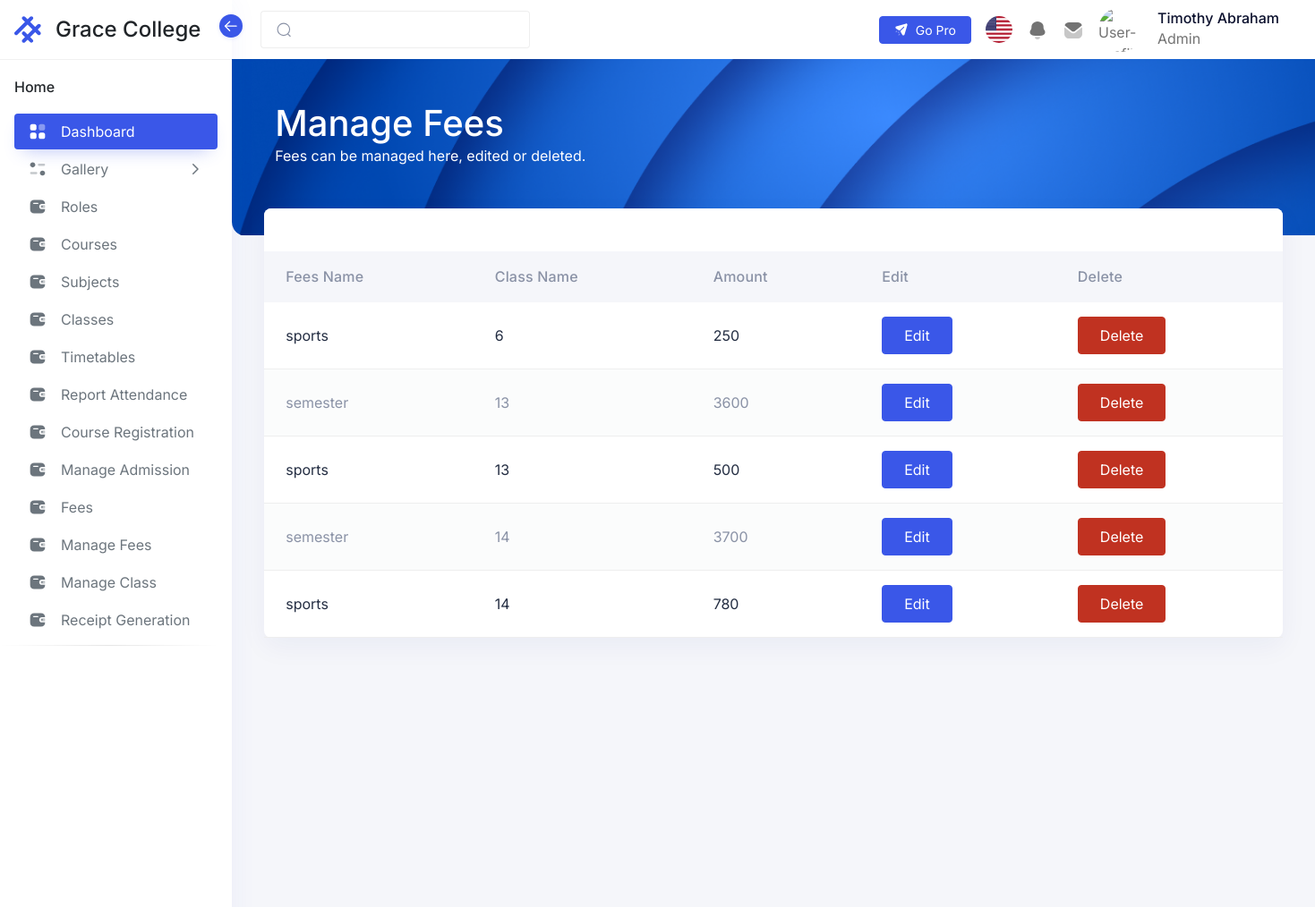
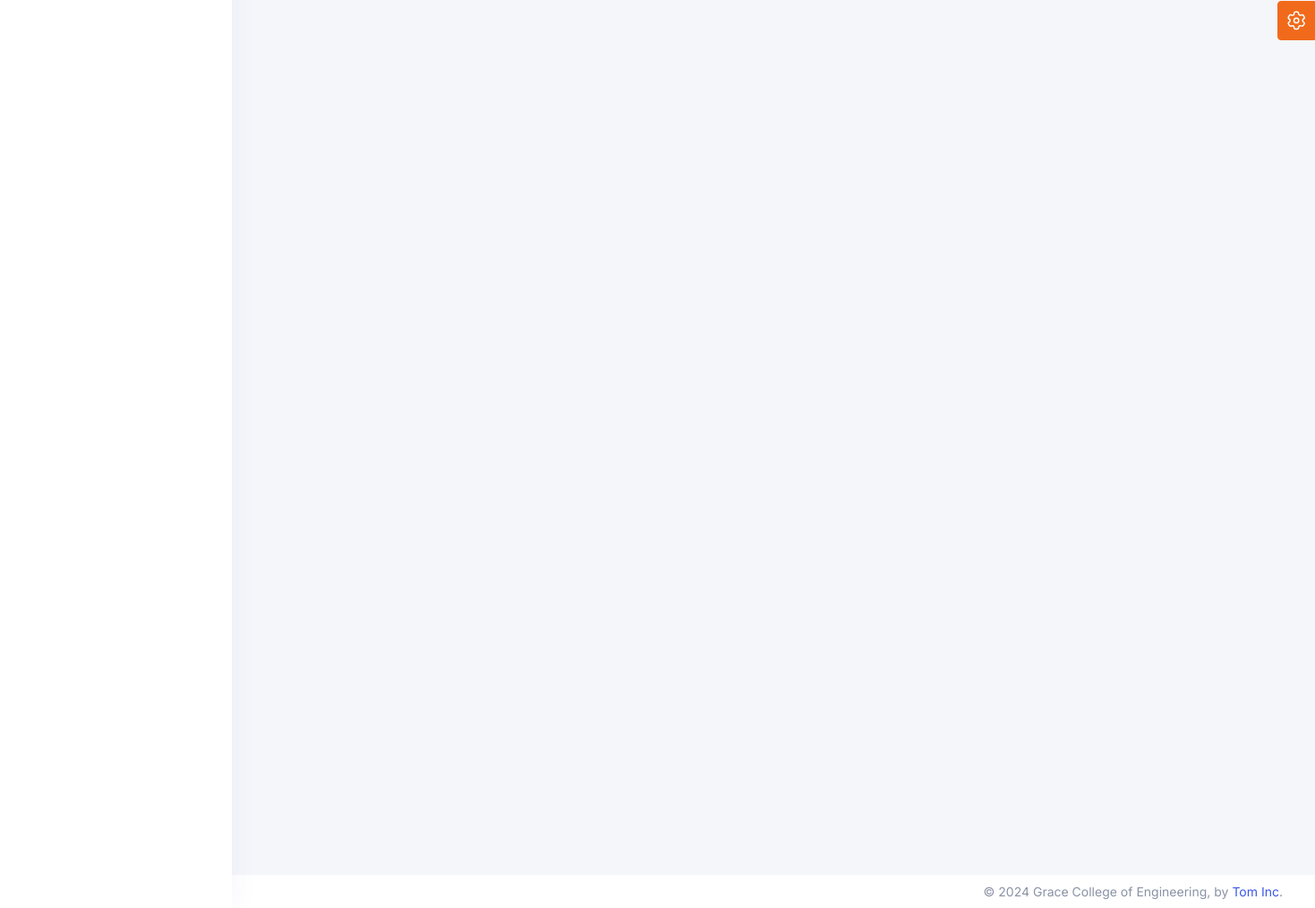
The app's page /admin/pages/manageFees.php (signed in) with its own data (2 pictures, top to bottom).
### tables this page shows
CREATE TABLE `erp_login` (
  `user_id` int(20) NOT NULL,
  `userName` varchar(50) NOT NULL,
  `log_pwd` varchar(100) NOT NULL COMMENT 'login password',
  `phone` varchar(50) NOT NULL,
  `role` varchar(50) NOT NULL,
  `course` varchar(200) NOT NULL,
  `department` varchar(200) NOT NULL,
  `classId` int(11) NOT NULL,
  `l_name` varchar(200) NOT NULL,
  `f_name` varchar(200) NOT NULL,
  `yearOfAdmission` varchar(100) NOT NULL,
  `log_session` timestamp NOT NULL DEFAULT current_timestamp() ON UPDATE current_timestamp() COMMENT 'login session(timestamp)',
  `active` int(5) NOT NULL DEFAULT 1 COMMENT 'active status\r\n(active -1,inactive - 0)',
  `paymentStatus` int(11) NOT NULL
);

CREATE TABLE `erp_fees` (
  `feesId` int(11) NOT NULL,
  `feeName` varchar(200) NOT NULL,
  `classId` int(11) NOT NULL,
  `amount` int(11) NOT NULL
);

### admin/pages/manageFees.php (the view, shortened to what this page needs)
<?php
include('/xampp/htdocs/Intern1/Includes/Header.php');
include('../includes/Menu.php');
$sql = "SELECT * FROM `erp_fees`";
$result = mysqli_query($conn, $sql);
if ($result) {
    $fees = array();
    while ($row = $result->fetch_assoc()) {
        $fees[] = $row;
    }
}
?>
<div class="iq-navbar-header" style="height: 215px;">
    <div class="container-fluid iq-container">
        <div class="row">
            <div class="col-md-12">
                <div class="flex-wrap d-flex justify-content-between align-items-center">
                    <div>
                        <h1>Manage Fees</h1>
                        <p>Fees can be managed here, edited or deleted.</p>
                    </div>
                </div>
            </div>
        </div>
    </div>
    <div class="iq-header-img">
        <img src="/intern1/assets/images/dashboard/top-header.png" alt="header" class="theme-color-default-img img-fluid w-100 h-100 animated-scaleX">
    </div>
</div>
<div class="conatiner-fluid content-inner mt-n5 py-0 mb-4">
    <div class="row">
        <div class="col-sm-12">
            <div class="card">
                <div class="card-header d-flex justify-content-betweenmb-4">
                </div>
                <div class="card-body p-0">
                    <div class="table-responsive mt-4">
                        <table id="basic-table" class="table table-striped mb-0" role="grid">
                            <thead>
                                <tr>
                                    <th>Fees Name</th>
                                    <th>Class Name</th>
                                    <th>Amount</th>
                                    <th>Edit</th>
                                    <th>Delete</th>
                                </tr>
                            </thead>
                            <tbody>
                                <?php foreach ($fees as $fee) {
                                    echo "<tr>
                                        <td>$fee[feeName]</td>" ?>
                                    <?php
                                    echo "<td>$fee[classId]</td>
                                    <td>$fee[amount]</td>";
                                    ?>
                                    <td>
                                        <button type='button' feeAndClassId="<?php echo $fee['feesId'] .',' . $fee['classId']?>" class='btn btn-primary editBtn' data-bs-toggle='modal' data-bs-target='#editModal'>
                                            Edit
                                        </button>
                                    </td>
                                    <td>
                                        <button type="button" feeId="<?php echo $fee['feesId'] ?>" class="btn btn-danger deleteBtn" data-bs-toggle="modal" data-bs-target="#deleteModal">Delete</button>
                                    </td>
                                    </tr>
                                <?php } ?>
                            </tbody>
                        </table>
                    </div>
                </div>
            </div>
        </div>
    </div>
</div>
<?php
include('/xampp/htdocs/Intern1/Includes/Footer.php');
?>

### admin/includes/Menu.php (shortened to what this page needs)
<aside class="sidebar sidebar-default sidebar-white sidebar-base navs-rounded-all ">
  <div class="sidebar-header d-flex align-items-center justify-content-start">
    <a href="/intern1/admin/home.php" class="navbar-brand">
      <div class="logo-main">
        <div class="logo-normal">
        </div>
      </div>
      <h4 class="logo-title">Grace College</h4>
    </a>
    <div class="sidebar-toggle" data-toggle="sidebar" data-active="true">
      <i class="icon">
      </i>
    </div>
  </div>
  <div class="sidebar-body pt-0 data-scrollbar">
    <div class="sidebar-list">
      <ul class="navbar-nav iq-main-menu" id="sidebar-menu">
        <li class="nav-item static-item">
          <a class="nav-link static-item disabled" href="../Gallery" tabindex="-1">
            <span class="default-icon">Home</span>
          </a>
        </li>
        <li class="nav-item">
          <a class="nav-link active" aria-current="page" href="../Gallery">
            <i class="icon">
            </i>
            <span class="item-name">Dashboard</span>
          </a>
        </li>
        <li class="nav-item">
          <a class="nav-link" data-bs-toggle="collapse" href="#horizontal-menu" role="button" aria-expanded="false" aria-controls="horizontal-menu">
            <i class="icon">
            </i>
            <span class="item-name">Gallery</span>
            <i class="right-icon">
              <svg class="icon-18" xmlns="http://www.w3.org/2000/svg" width="18" fill="none" viewBox="0 0 24 24" stroke="currentColor">
                <path stroke-linecap="round" stroke-linejoin="round" stroke-width="2" d="M9 5l7 7-7 7" />
              </svg>
            </i>
          </a>
        </li>
        <li class="nav-item">
          <a class="nav-link" aria-current="page" href="/Intern1/admin/pages/roles.php">
            <i class="icon">
            </i>
            <span class="item-name">Roles
            </span>
          </a>
        </li>
        <li class="nav-item">
          <a class="nav-link" aria-current="page" href="/Intern1/admin/pages/course.php">
            <i class="icon">
            </i>
            <span class="item-name">Courses
            </span>
          </a>
        </li>
        <li class="nav-item">
          <a class="nav-link" aria-current="page" href="/Intern1/admin/pages/subject.php">
            <i class="icon">
            </i>
            <span class="item-name">Subjects
            </span>
          </a>
        </li>
        <li class="nav-item">
          <a class="nav-link" aria-current="page" href="/Intern1/admin/pages/class.php">
            <i class="icon">
            </i>
            <span class="item-name">Classes
            </span>
          </a>
        </li>
        <li class="nav-item">
          <a class="nav-link" aria-current="page" href="/Intern1/admin/pages/timetable.php">
            <i class="icon">
            </i>
            <span class="item-name">Timetables
            </span>
          </a>
        </li>
        <li class="nav-item">
          <a class="nav-link" aria-current="page" href="/Intern1/admin/pages/reportAttendance.php">
            <i class="icon">
            </i>
            <span class="item-name">Report Attendance
            </span>
          </a>
        </li>
        <li class="nav-item">
          <a class="nav-link" aria-current="page" href="/Intern1/admin/pages/register.php">
            <i class="icon">
            </i>
            <span class="item-name">Course Registration
            </span>
          </a>
        </li>
        <li class="nav-item">
          <a class="nav-link" aria-current="page" href="/Intern1/admin/pages/manageAdmission.php">
            <i class="icon">
            </i>
            <span class="item-name">Manage Admission
            </span>
          </a>
        </li>
        <li class="nav-item">
          <a class="nav-link" aria-current="page" href="/Intern1/admin/pages/fees.php">
            <i class="icon">
            </i>
            <span class="item-name">Fees
            </span>
          </a>
        </li>
        <li class="nav-item">
          <a class="nav-link" aria-current="page" href="/Intern1/admin/pages/manageFees.php">
            <i class="icon">
            </i>
            <span class="item-name">Manage Fees
            </span>
          </a>
        </li>
        <li class="nav-item">
          <a class="nav-link" aria-current="page" href="/Intern1/admin/pages/manageClass.php">
            <i class="icon">
            </i>
            <span class="item-name">Manage Class
            </span>
          </a>
        </li>
        <li class="nav-item">
          <a class="nav-link" aria-current="page" href="/Intern1/admin/pages/receiptGeneration.php">
            <i class="icon">
            </i>
            <span class="item-name">Receipt Generation
            </span>
          </a>
        </li>
        <li>
          <hr class="hr-horizontal">
        </li>
      </ul>
    </div>
  </div>
</aside>
<main class="main-content">
  <div class="position-relative iq-banner">
    <nav class="nav navbar navbar-expand-lg navbar-light iq-navbar">
      <div class="container-fluid navbar-inner">
        <div class="input-group search-input">
          <span class="input-group-text" id="search-input">
          </span>
          <input type="search" class="form-control" placeholder="">
        </div>
        <div class="collapse navbar-collapse" id="navbarSupportedContent">
          <ul class="mb-2 navbar-nav ms-auto align-items-center navbar-list mb-lg-0">
            <li class="me-0 me-xl-2">
              <a class="btn btn-primary btn-sm d-flex gap-2 align-items-center" aria-current="page" href="http://hopeui.iqonic.design/pro?utm_source=hopeui-free-demo&utm_medium=hopeui-free-demo&utm_campaign=hopeui-pro-launch" target="_blank">
                Go Pro
              </a>
            </li>
            <li class="nav-item dropdown">
              <a href="#" class="search-toggle nav-link" id="dropdownMenuButton2" data-bs-toggle="dropdown" aria-haspopup="true" aria-expanded="false">
                <img src="/intern1/assets/images/Flag/flag001.png" class="img-fluid rounded-circle" alt="user" style="height: 30px; min-width: 30px; width: 30px;">
              </a>
            </li>
            <li class="nav-item dropdown">
              <a href="#" class="nav-link" id="notification-drop" data-bs-toggle="dropdown">
              </a>
            </li>
            <li class="nav-item dropdown">
              <a href="#" class="nav-link" id="mail-drop" data-bs-toggle="dropdown" aria-haspopup="true" aria-expanded="false">
              </a>
            </li>
            <li class="nav-item dropdown">
              <a class="py-0 nav-link d-flex align-items-center" href="#" id="navbarDropdown" role="button" data-bs-toggle="dropdown" aria-expanded="false">
                <img src="/intern1/assets/images/avatars/01.png" alt="User-Profile" class="theme-color-default-img img-fluid avatar avatar-50 avatar-rounded">
                <div class="caption ms-3 d-none d-md-block ">
                  <h6 class="mb-0 caption-title"><?php echo ucfirst($f_fname . " " . $f_lname) ?></h6>
                  <p class="mb-0 caption-sub-title"><?php echo ucfirst($f_role) ?></p>
                </div>
              </a>
            </li>
          </ul>
        </div>
      </div>
    </nav>
  </div>

### records on screen
erp_login: f_name+l_name "Timothy Abraham", role "Admin"
erp_fees: feeName "sports", classId "6", amount "250"
erp_fees: feeName "semester", classId "13", amount "3600"
erp_fees: feeName "sports", classId "13", amount "500"
erp_fees: feeName "semester", classId "14", amount "3700"
erp_fees: feeName "sports", classId "14", amount "780"
